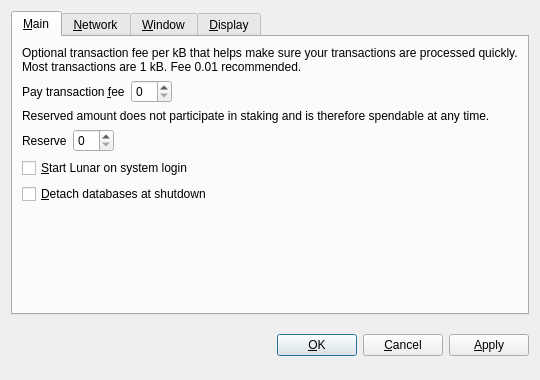
<?xml version="1.0" encoding="UTF-8"?>
<ui version="4.0">
 <class>OptionsDialog</class>
 <widget class="QDialog" name="OptionsDialog">
  <property name="geometry">
   <rect>
    <x>0</x>
    <y>0</y>
    <width>540</width>
    <height>380</height>
   </rect>
  </property>
  <property name="windowTitle">
   <string>Options</string>
  </property>
  <property name="modal">
   <bool>true</bool>
  </property>
  <layout class="QVBoxLayout" name="verticalLayout">
   <item>
    <widget class="QTabWidget" name="tabWidget">
     <property name="tabPosition">
      <enum>QTabWidget::North</enum>
     </property>
     <property name="currentIndex">
      <number>0</number>
     </property>
     <widget class="QWidget" name="tabMain">
      <attribute name="title">
       <string>&amp;Main</string>
      </attribute>
      <layout class="QVBoxLayout" name="verticalLayout_Main">
       <item>
        <widget class="QLabel" name="transactionFeeInfoLabel">
         <property name="text">
          <string>Optional transaction fee per kB that helps make sure your transactions are processed quickly. Most transactions are 1 kB. Fee 0.01 recommended.</string>
         </property>
         <property name="textFormat">
          <enum>Qt::PlainText</enum>
         </property>
         <property name="wordWrap">
          <bool>true</bool>
         </property>
        </widget>
       </item>
       <item>
        <layout class="QHBoxLayout" name="horizontalLayoutFee">
         <item>
          <widget class="QLabel" name="transactionFeeLabel">
           <property name="text">
            <string>Pay transaction &amp;fee</string>
           </property>
           <property name="textFormat">
            <enum>Qt::PlainText</enum>
           </property>
           <property name="buddy">
            <cstring>transactionFee</cstring>
           </property>
          </widget>
         </item>
         <item>
          <widget class="BitcoinAmountField" name="transactionFee"/>
         </item>
         <item>
          <spacer name="horizontalSpacerFee">
           <property name="orientation">
            <enum>Qt::Horizontal</enum>
           </property>
           <property name="sizeHint" stdset="0">
            <size>
             <width>40</width>
             <height>20</height>
            </size>
           </property>
          </spacer>
         </item>
        </layout>
       </item>
       <item>
        <widget class="QLabel" name="reserveBalanceInfoLabel">
         <property name="text">
          <string>Reserved amount does not participate in staking and is therefore spendable at any time.</string>
         </property>
         <property name="textFormat">
          <enum>Qt::PlainText</enum>
         </property>
         <property name="wordWrap">
          <bool>true</bool>
         </property>
        </widget>
       </item>
       <item>
        <layout class="QHBoxLayout" name="horizontalLayoutReserveBalance">
         <item>
          <widget class="QLabel" name="reserveBalanceLabel">
           <property name="text">
            <string>Reserve</string>
           </property>
           <property name="textFormat">
            <enum>Qt::PlainText</enum>
           </property>
           <property name="buddy">
            <cstring>reserveBalance</cstring>
           </property>
          </widget>
         </item>
         <item>
          <widget class="BitcoinAmountField" name="reserveBalance"/>
         </item>
         <item>
          <spacer name="horizontalSpacerReserveBalance">
           <property name="orientation">
            <enum>Qt::Horizontal</enum>
           </property>
           <property name="sizeHint" stdset="0">
            <size>
             <width>40</width>
             <height>20</height>
            </size>
           </property>
          </spacer>
         </item>
        </layout>
       </item>
       <item>
        <widget class="QCheckBox" name="bitcoinAtStartup">
         <property name="toolTip">
          <string>Automatically start Lunar after logging in to the system.</string>
         </property>
         <property name="text">
          <string>&amp;Start Lunar on system login</string>
         </property>
        </widget>
       </item>
       <item>
        <widget class="QCheckBox" name="detachDatabases">
         <property name="toolTip">
          <string>Detach block and address databases at shutdown. This means they can be moved to another data directory, but it slows down shutdown. The wallet is always detached.</string>
         </property>
         <property name="text">
          <string>&amp;Detach databases at shutdown</string>
         </property>
        </widget>
       </item>
       <item>
        <spacer name="verticalSpacer_Main">
         <property name="orientation">
          <enum>Qt::Vertical</enum>
         </property>
         <property name="sizeHint" stdset="0">
          <size>
           <width>20</width>
           <height>40</height>
          </size>
         </property>
        </spacer>
       </item>
      </layout>
     </widget>
     <widget class="QWidget" name="tabNetwork">
      <attribute name="title">
       <string>&amp;Network</string>
      </attribute>
      <layout class="QVBoxLayout" name="verticalLayout_Network">
       <item>
        <widget class="QCheckBox" name="mapPortUpnp">
         <property name="toolTip">
          <string>Automatically open the Lunar client port on the router. This only works when your router supports UPnP and it is enabled.</string>
         </property>
         <property name="text">
          <string>Map port using &amp;UPnP</string>
         </property>
        </widget>
       </item>
       <item>
        <widget class="QCheckBox" name="connectSocks">
         <property name="toolTip">
          <string>Connect to the Lunar network through a SOCKS proxy (e.g. when connecting through Tor).</string>
         </property>
         <property name="text">
          <string>&amp;Connect through SOCKS proxy:</string>
         </property>
        </widget>
       </item>
       <item>
        <layout class="QHBoxLayout" name="horizontalLayout_Network">
         <item>
          <widget class="QLabel" name="proxyIpLabel">
           <property name="text">
            <string>Proxy &amp;IP:</string>
           </property>
           <property name="textFormat">
            <enum>Qt::PlainText</enum>
           </property>
           <property name="buddy">
            <cstring>proxyIp</cstring>
           </property>
          </widget>
         </item>
         <item>
          <widget class="QValidatedLineEdit" name="proxyIp">
           <property name="maximumSize">
            <size>
             <width>140</width>
             <height>16777215</height>
            </size>
           </property>
           <property name="toolTip">
            <string>IP address of the proxy (e.g. 127.0.0.1)</string>
           </property>
          </widget>
         </item>
         <item>
          <widget class="QLabel" name="proxyPortLabel">
           <property name="text">
            <string>&amp;Port:</string>
           </property>
           <property name="textFormat">
            <enum>Qt::PlainText</enum>
           </property>
           <property name="buddy">
            <cstring>proxyPort</cstring>
           </property>
          </widget>
         </item>
         <item>
          <widget class="QLineEdit" name="proxyPort">
           <property name="maximumSize">
            <size>
             <width>55</width>
             <height>16777215</height>
            </size>
           </property>
           <property name="toolTip">
            <string>Port of the proxy (e.g. 9050)</string>
           </property>
          </widget>
         </item>
         <item>
          <widget class="QLabel" name="socksVersionLabel">
           <property name="text">
            <string>SOCKS &amp;Version:</string>
           </property>
           <property name="textFormat">
            <enum>Qt::PlainText</enum>
           </property>
           <property name="buddy">
            <cstring>socksVersion</cstring>
           </property>
          </widget>
         </item>
         <item>
          <widget class="QValueComboBox" name="socksVersion">
           <property name="toolTip">
            <string>SOCKS version of the proxy (e.g. 5)</string>
           </property>
          </widget>
         </item>
         <item>
          <spacer name="horizontalSpacer_Network">
           <property name="orientation">
            <enum>Qt::Horizontal</enum>
           </property>
           <property name="sizeHint" stdset="0">
            <size>
             <width>40</width>
             <height>20</height>
            </size>
           </property>
          </spacer>
         </item>
        </layout>
       </item>
       <item>
        <spacer name="verticalSpacer_Network">
         <property name="orientation">
          <enum>Qt::Vertical</enum>
         </property>
         <property name="sizeHint" stdset="0">
          <size>
           <width>20</width>
           <height>40</height>
          </size>
         </property>
        </spacer>
       </item>
      </layout>
     </widget>
     <widget class="QWidget" name="tabWindow">
      <attribute name="title">
       <string>&amp;Window</string>
      </attribute>
      <layout class="QVBoxLayout" name="verticalLayout_Window">
       <item>
        <widget class="QCheckBox" name="minimizeToTray">
         <property name="toolTip">
          <string>Show only a tray icon after minimizing the window.</string>
         </property>
         <property name="text">
          <string>&amp;Minimize to the tray instead of the taskbar</string>
         </property>
        </widget>
       </item>
       <item>
        <widget class="QCheckBox" name="minimizeOnClose">
         <property name="toolTip">
          <string>Minimize instead of exit the application when the window is closed. When this option is enabled, the application will be closed only after selecting Quit in the menu.</string>
         </property>
         <property name="text">
          <string>M&amp;inimize on close</string>
         </property>
        </widget>
       </item>
       <item>
        <spacer name="verticalSpacer_Window">
         <property name="orientation">
          <enum>Qt::Vertical</enum>
         </property>
         <property name="sizeHint" stdset="0">
          <size>
           <width>20</width>
           <height>40</height>
          </size>
         </property>
        </spacer>
       </item>
      </layout>
     </widget>
     <widget class="QWidget" name="tabDisplay">
      <attribute name="title">
       <string>&amp;Display</string>
      </attribute>
      <layout class="QVBoxLayout" name="verticalLayout_Display">
       <item>
        <layout class="QHBoxLayout" name="horizontalLayout_1_Display">
         <item>
          <widget class="QLabel" name="langLabel">
           <property name="text">
            <string>User Interface &amp;language:</string>
           </property>
           <property name="textFormat">
            <enum>Qt::PlainText</enum>
           </property>
           <property name="buddy">
            <cstring>lang</cstring>
           </property>
          </widget>
         </item>
         <item>
          <widget class="QValueComboBox" name="lang">
           <property name="toolTip">
            <string>The user interface language can be set here. This setting will take effect after restarting Lunar.</string>
           </property>
          </widget>
         </item>
        </layout>
       </item>
       <item>
        <layout class="QHBoxLayout" name="horizontalLayout_2_Display">
         <item>
          <widget class="QLabel" name="unitLabel">
           <property name="text">
            <string>&amp;Unit to show amounts in:</string>
           </property>
           <property name="textFormat">
            <enum>Qt::PlainText</enum>
           </property>
           <property name="buddy">
            <cstring>unit</cstring>
           </property>
          </widget>
         </item>
         <item>
          <widget class="QValueComboBox" name="unit">
           <property name="toolTip">
            <string>Choose the default subdivision unit to show in the interface and when sending coins.</string>
           </property>
          </widget>
         </item>
        </layout>
       </item>
       <item>
        <widget class="QCheckBox" name="displayAddresses">
         <property name="toolTip">
          <string>Whether to show Lunar addresses in the transaction list or not.</string>
         </property>
         <property name="text">
          <string>&amp;Display addresses in transaction list</string>
         </property>
        </widget>
       </item>
       <item>
        <widget class="QCheckBox" name="coinControlFeatures">
         <property name="toolTip">
          <string>Whether to show coin control features or not.</string>
         </property>
         <property name="text">
          <string>Display coin &amp;control features (experts only!)</string>
         </property>
        </widget>
       </item>
       <item>
        <spacer name="verticalSpacer_Display">
         <property name="orientation">
          <enum>Qt::Vertical</enum>
         </property>
         <property name="sizeHint" stdset="0">
          <size>
           <width>20</width>
           <height>40</height>
          </size>
         </property>
        </spacer>
       </item>
      </layout>
     </widget>
    </widget>
   </item>
   <item>
    <layout class="QHBoxLayout" name="horizontalLayout_Buttons">
     <item>
      <spacer name="horizontalSpacer_1">
       <property name="orientation">
        <enum>Qt::Horizontal</enum>
       </property>
       <property name="sizeHint" stdset="0">
        <size>
         <width>40</width>
         <height>48</height>
        </size>
       </property>
      </spacer>
     </item>
     <item>
      <widget class="QLabel" name="statusLabel">
       <property name="font">
        <font>
         <weight>75</weight>
         <bold>true</bold>
        </font>
       </property>
       <property name="text">
        <string/>
       </property>
       <property name="textFormat">
        <enum>Qt::PlainText</enum>
       </property>
       <property name="wordWrap">
        <bool>true</bool>
       </property>
      </widget>
     </item>
     <item>
      <spacer name="horizontalSpacer_2">
       <property name="orientation">
        <enum>Qt::Horizontal</enum>
       </property>
       <property name="sizeHint" stdset="0">
        <size>
         <width>40</width>
         <height>48</height>
        </size>
       </property>
      </spacer>
     </item>
     <item>
      <widget class="QPushButton" name="okButton">
       <property name="text">
        <string>&amp;OK</string>
       </property>
      </widget>
     </item>
     <item>
      <widget class="QPushButton" name="cancelButton">
       <property name="text">
        <string>&amp;Cancel</string>
       </property>
       <property name="autoDefault">
        <bool>false</bool>
       </property>
      </widget>
     </item>
     <item>
      <widget class="QPushButton" name="applyButton">
       <property name="text">
        <string>&amp;Apply</string>
       </property>
       <property name="autoDefault">
        <bool>false</bool>
       </property>
      </widget>
     </item>
    </layout>
   </item>
  </layout>
 </widget>
 <customwidgets>
  <customwidget>
   <class>BitcoinAmountField</class>
   <extends>QSpinBox</extends>
   <header>bitcoinamountfield.h</header>
  </customwidget>
  <customwidget>
   <class>QValueComboBox</class>
   <extends>QComboBox</extends>
   <header>qvaluecombobox.h</header>
  </customwidget>
  <customwidget>
   <class>QValidatedLineEdit</class>
   <extends>QLineEdit</extends>
   <header>qvalidatedlineedit.h</header>
  </customwidget>
 </customwidgets>
 <resources/>
 <connections/>
</ui>
